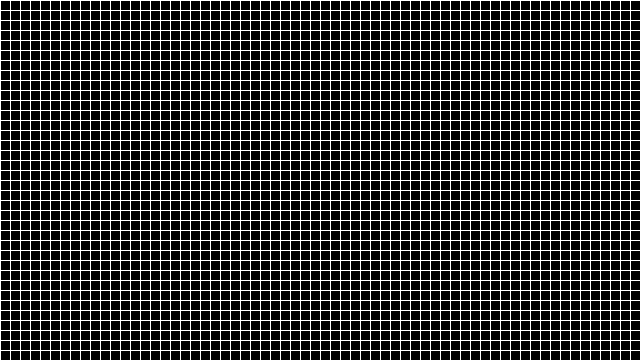
Frame 1 (no input)
Frame 60 (the mouse pressed at the canvas centre just before this capture): identical to frame 1, image omitted
Frame 120 (the mouse held since frame 60 and released just before this capture): identical to frame 1, image omitted

The Processing sketch that drew this single still picture (run headless with seeded random() and noise(); from frame 60 on, the mouse is pressed at the canvas centre):

// Processing sketch: TileBasedTesting
// ── TileBasedTesting.pde
Grid g;

void setup(){
  size(640, 360);
  
  g = new Grid();
}

void draw(){
  background(0);
  
  g.show();
}
// ── Cell.pde
class Cell{
  Grid grid;
  int row;
  int col;
  
  Cell(Grid grid, int row, int col){
    this.row = row;
    this.col = col;
    this.grid = grid;
  }
  
  void show(){
    noFill();
    stroke(255);
    rect(col * grid.scl, row * grid.scl, grid.scl, grid.scl);
  }
}
// ── Grid.pde
class Grid{
  Cell[] cells;
  float scl = 10.0f;
  int rows;
  int cols;
  
  Grid(){
    rows = floor(height / scl);
    cols = floor(width / scl);
    
    cells = new Cell[cols * rows];
    for(int row = 0; row < rows; row++){
      for(int col = 0; col < cols; col++){
        cells[col + row * cols] = new Cell(this, row, col);
      }
    }
  }
  
  void show(){
    for(Cell c : cells) c.show();
  }
}
